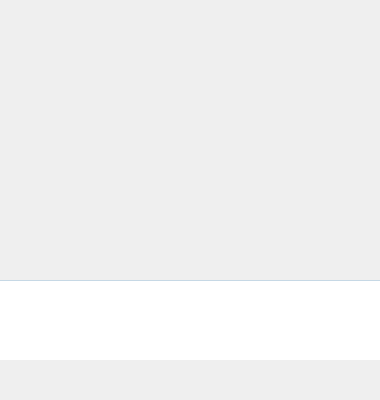
<?xml version="1.0" encoding="UTF-8"?>
<ui version="4.0">
 <class>Form</class>
 <widget class="QWidget" name="Form">
  <property name="geometry">
   <rect>
    <x>0</x>
    <y>0</y>
    <width>380</width>
    <height>400</height>
   </rect>
  </property>
  <property name="windowTitle">
   <string>Form</string>
  </property>
  <widget class="QFrame" name="frameMessages">
   <property name="geometry">
    <rect>
     <x>0</x>
     <y>0</y>
     <width>380</width>
     <height>280</height>
    </rect>
   </property>
   <property name="frameShape">
    <enum>QFrame::StyledPanel</enum>
   </property>
   <property name="frameShadow">
    <enum>QFrame::Raised</enum>
   </property>
   <widget class="QScrollArea" name="sclArea">
    <property name="geometry">
     <rect>
      <x>0</x>
      <y>0</y>
      <width>380</width>
      <height>280</height>
     </rect>
    </property>
    <property name="styleSheet">
     <string notr="true">QScrollBar:vertical
{
    width:8px;
    background:rgba(0,0,0,0%);
    margin:0px,0px,0px,0px;
    padding-top:9px;
    padding-bottom:9px;
}
QScrollBar::handle:vertical
{
    width:8px;
    background:rgba(0,0,0,25%);
    border-radius:4px;
    min-height:20;
}
QScrollBar::handle:vertical:hover
{
    width:8px;
    background:rgba(0,0,0,50%); 
    border-radius:4px;
    min-height:20;
}
QScrollBar::add-line:vertical  
{
    height:9px;width:8px;
    border-image:url(:/images/a/3.png);
    subcontrol-position:bottom;
}
QScrollBar::sub-line:vertical 
{
    height:9px;width:8px;
    border-image:url(:/images/a/1.png);
    subcontrol-position:top;
}
QScrollBar::add-line:vertical:hover  
{
    height:9px;width:8px;
    border-image:url(:/images/a/4.png);
    subcontrol-position:bottom;
}
QScrollBar::sub-line:vertical:hover 
{
    height:9px;width:8px;
    border-image:url(:/images/a/2.png);
    subcontrol-position:top;
}
QScrollBar::add-page:vertical,QScrollBar::sub-page:vertical   
{
    background:rgba(0,0,0,10%);
    border-radius:4px;
}</string>
    </property>
    <property name="frameShape">
     <enum>QFrame::NoFrame</enum>
    </property>
    <property name="horizontalScrollBarPolicy">
     <enum>Qt::ScrollBarAlwaysOff</enum>
    </property>
    <property name="widgetResizable">
     <bool>true</bool>
    </property>
    <widget class="QWidget" name="sclContents">
     <property name="geometry">
      <rect>
       <x>0</x>
       <y>0</y>
       <width>380</width>
       <height>280</height>
      </rect>
     </property>
    </widget>
   </widget>
  </widget>
  <widget class="QFrame" name="frameInput">
   <property name="geometry">
    <rect>
     <x>0</x>
     <y>280</y>
     <width>380</width>
     <height>120</height>
    </rect>
   </property>
   <property name="styleSheet">
    <string notr="true">border-top: 1px solid rgba(186, 209, 226, 200);</string>
   </property>
   <property name="frameShape">
    <enum>QFrame::StyledPanel</enum>
   </property>
   <property name="frameShadow">
    <enum>QFrame::Raised</enum>
   </property>
   <widget class="QPlainTextEdit" name="textBox">
    <property name="geometry">
     <rect>
      <x>0</x>
      <y>1</y>
      <width>380</width>
      <height>79</height>
     </rect>
    </property>
    <property name="font">
     <font>
      <family>Arial</family>
      <pointsize>12</pointsize>
     </font>
    </property>
    <property name="styleSheet">
     <string notr="true">border-width: 0px;
border-color: transparent;</string>
    </property>
    <property name="frameShape">
     <enum>QFrame::NoFrame</enum>
    </property>
   </widget>
  </widget>
 </widget>
 <resources/>
 <connections/>
</ui>
